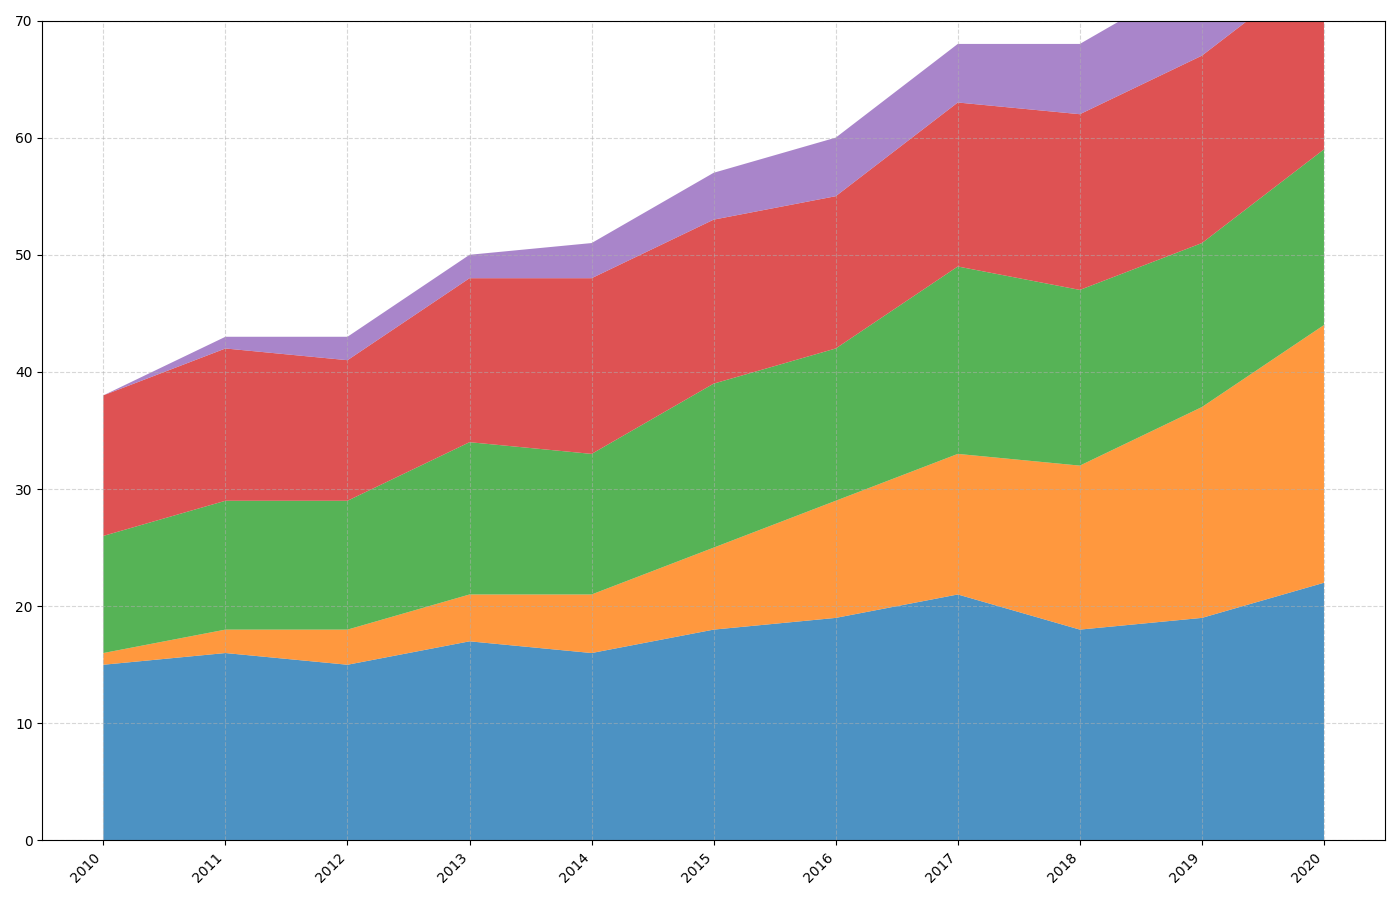

Python code for this plot:
import matplotlib.pyplot as plt
import numpy as np

years = np.arange(2010, 2021)
nasa_missions = np.array([15, 16, 15, 17, 16, 18, 19, 21, 18, 19, 22])
spacex_missions = np.array([1, 2, 3, 4, 5, 7, 10, 12, 14, 18, 22])
esa_missions = np.array([10, 11, 11, 13, 12, 14, 13, 16, 15, 14, 15])
roscosmos_missions = np.array([12, 13, 12, 14, 15, 14, 13, 14, 15, 16, 16])
new_agency_missions = np.array([0, 1, 2, 2, 3, 4, 5, 5, 6, 7, 8])  # Made-up data for a new agency

data = np.vstack([nasa_missions, spacex_missions, esa_missions, roscosmos_missions, new_agency_missions])

fig, ax = plt.subplots(figsize=(14, 9))

colors = ['#1f77b4', '#ff7f0e', '#2ca02c', '#d62728', '#9467bd']  # Additional color for new data
ax.stackplot(years, data, colors=colors, alpha=0.8)

ax.set_xticks(years)
ax.set_yticks(np.arange(0, 71, 10))
ax.set_ylim(0, 70)
ax.grid(linestyle='--', alpha=0.5)
plt.xticks(rotation=45, ha='right')
plt.tight_layout()
plt.show()
